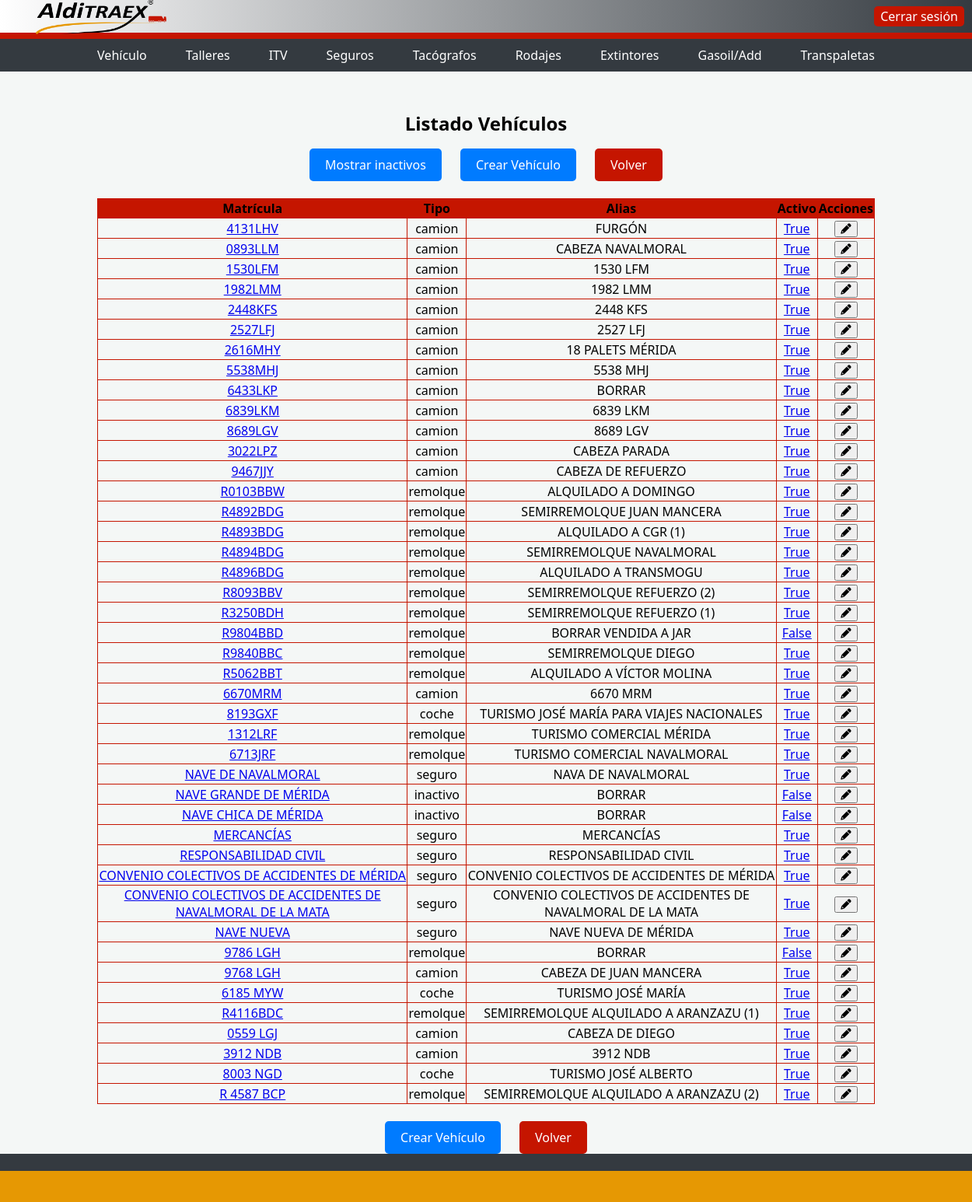
The app's page /vehiculos_todos with its own data.
### models.py (models this page shows, shortened)
class Vehiculo(db.Base):
    __tablename__ = "vehiculo"
    id = Column(Integer, primary_key=True, autoincrement=True, nullable=False)
    matricula = Column(String(200), nullable=False)
    alias = Column(String(200), nullable=False)
    tipo = Column(String(20))
    doc_ficha = Column(String(200))
    doc_permiso = Column(String(200))
    activo = Column(Boolean, default=False)

### vehiculos/vehiculos.py (the view)
    @app.route('/vehiculos_todos')
    def lista_vehiculos_todos():
        todos_vehiculos = db.session.query(Vehiculo).all()
        return render_template('vehiculos.html', lista_vehiculos=todos_vehiculos)

### db.py (called while the page is built, shortened)
@event.listens_for(engine, "connect")
def _sqlite_varios_procesos(dbapi_connection, connection_record):
    cursor = dbapi_connection.cursor()
    cursor.execute("PRAGMA journal_mode=WAL")
    cursor.fetchone()
    cursor.execute("PRAGMA busy_timeout=30000")
    cursor.close()

def close_session(error=None):
    if not has_request_context():
        return

    def __getattr__(self, name):
        if has_request_context():
            if 'db_session' not in g:
                g.db_session = Session()
                logger.info("Nueva sesion de BD creada para el request")
            return getattr(g.db_session, name)
        temp_session = Session()
        try:
            return getattr(temp_session, name)
        finally:
            temp_session.close()

### main.py (called while the page is built, shortened)
@app.before_request
def aplicar_permisos_usuario():
    if not current_user.is_authenticated:
        return None

### templates/vehiculos.html (shortened to what this page needs)
<!DOCTYPE html>
<html lang="es">
<head>
    <link rel="stylesheet" href="https://unpkg.com/swiper/swiper-bundle.min.css" />
    <link rel="stylesheet" href="https://cdnjs.cloudflare.com/ajax/libs/font-awesome/6.0.0-beta3/css/all.min.css">
    <link rel="stylesheet" href="{{ url_for('static', filename='main.css') }}">
</head>
<body>
    <div class="top-bar">
       <img src="{{ url_for('static', filename='logo.png') }}" alt="Logo de la empresa">
        <a href="/logout" class="top-button">Cerrar sesión</a>
    </div>
    <div class="nav-bar">
        <a href="/vehiculos">Vehículo</a>
        <a href="/talleres">Talleres</a>
        <a href="/itv">ITV</a>
        <a href="/seguros">Seguros</a>
        <a href="/tacografos">Tacógrafos</a>
        <a href="/rodajes">Rodajes</a>
        <a href="/extintores">Extintores</a>
        <a href="/selector">Gasoil/Add</a>
        <a href="/transpaletas">Transpaletas</a>
    </div>
    <div class="container">
        <h1>Listado Vehículos</h1>
        <a class="button" href="/vehiculos_todos">Mostrar inactivos</a>
	<a class="button" href="/formulario_vehiculos">Crear Vehículo</a>
        <a class="button_red" href="/index">Volver</a>
        <table>
            <thead>
                <tr>
                    <th>Matrícula</th>
                    <th>Tipo</th>
                    <th>Alias</th>
                    <th>Activo</th>
                    <th>Acciones</th>
                </tr>
            </thead>
            <tbody>
                {% for vehiculo in lista_vehiculos %}
                <tr>
                    <td><a href="/ficha/{{ vehiculo.id }}">{{ vehiculo.matricula }}</a></td>
                    <td>{{ vehiculo.tipo }}</td>
                    <td>{{ vehiculo.alias }}</td>
                    <td><a href="/inactivo_vehiculo/{{ vehiculo.id }}" onclick="return confirmarInactividad();">{{ vehiculo.activo }}</a></td>
                    <td><a href="/form_editar_vehiculo/{{ vehiculo.id }}">
                        <button type="submit" class="boton-editar"><i class="fas fa-pencil-alt"></i></button></a></td>
                </tr>
                {% endfor %}
            </tbody>
        </table>
        <br>
        <a class="button" href="/formulario_vehiculos">Crear Vehículo</a>
        <a class="button_red" href="/index">Volver</a>
    </div>
    <footer>
        <div class="banda-roja"></div>
    </footer>
</body>
</html>

### static/main.css (style rules this page uses)
body { font-family: Arial, sans-serif; margin: 0; padding: 0; background-color: white; width: 100%; height: 50vh; height: 100vh; }
.top-bar { background-color: white; height: 140px; width: 100%; display: flex; justify-content: center; align-items: center; border-bottom: 8px solid #c51500; }
.top-button { position: absolute; top: 100; right: 0; margin: 10px; }
.container { text-align: center; margin-top: 50px; justify-content: center; }
img { width: 400px; height: 120px; }
h1 { margin-top: 20px; font-size: 24px; }
.button { display: inline-block; padding: 10px 20px; margin: 0 10px; background-color: #007bff; color: #fff; text-decoration: none; border-radius: 5px; }
.button_red { display: inline-block; padding: 10px 20px; margin: 0 10px; background-color: #c51500; color: #fff; text-decoration: none; border-radius: 5px; }
tbody { text-align: center; margin-top: 50px; justify-content: center; }
table { text-align: center; margin-top: 50px; justify-content: center; margin: 0 auto; border: 1px solid black; border-collapse: collapse; width: 1000px }
td { text-align: center; margin-top: 50px; justify-content: center; margin: 10 auto; border: 1px solid black; border-collapse: collapse; margin-left: 10px; }
th { text-align: center; margin-top: 50px; justify-content: center; margin: 10 auto; border: 1px solid black; border-collapse: collapse; background-color: #c51500; }
.banda-roja { background-color: #e69803; color: white; padding: 20px; text-align: center; position: fixed; bottom: 0; left: 0; width: 100%; }
td, th { border: 1px solid #c51500; }

### templates/vehiculos.html (style rules this page uses)
body { font-family: 'Segoe UI', Tahoma, Geneva, Verdana, sans-serif; background-color: #f4f7f6; margin: 0; padding: 0; }
.top-bar { display: flex; justify-content: space-between; align-items: center; padding: 2px 30px; background: linear-gradient(to right, #ffffff, #343a40); color: white; height: 50px; box-sizing: border-box; border-bottom: 8px solid #c51500; }
.top-bar img { width: 200px; height: 45px; object-fit: contain; }
.top-button { padding: 2px 8px; background-color: #c51500; color: white; text-decoration: none; border-radius: 5px; transition: background-color 0.3s; }
.nav-bar { background-color: #343a40; padding: 5px 30px; display: flex; justify-content: center; gap: 20px; }
.nav-bar a { color: white; text-decoration: none; font-size: 16px; padding: 5px 15px; border-radius: 5px; transition: background-color 0.3s; }
footer { padding: 20px; background-color: #343a40; color: white; text-align: center; width: 100%; }

### records on screen
Vehiculo: matricula "4131LHV", tipo "camion", alias "FURGÓN", activo "True"
Vehiculo: matricula "0893LLM", tipo "camion", alias "CABEZA NAVALMORAL", activo "True"
Vehiculo: matricula "1530LFM", tipo "camion", alias "1530 LFM", activo "True"
Vehiculo: matricula "1982LMM", tipo "camion", alias "1982 LMM", activo "True"
Vehiculo: matricula "2448KFS", tipo "camion", alias "2448 KFS", activo "True"
Vehiculo: matricula "2527LFJ", tipo "camion", alias "2527 LFJ", activo "True"
Vehiculo: matricula "2616MHY", tipo "camion", alias "18 PALETS MÉRIDA", activo "True"
Vehiculo: matricula "5538MHJ", tipo "camion", alias "5538 MHJ", activo "True"
Vehiculo: matricula "6433LKP", tipo "camion", alias "BORRAR", activo "True"
Vehiculo: matricula "6839LKM", tipo "camion", alias "6839 LKM", activo "True"
Vehiculo: matricula "8689LGV", tipo "camion", alias "8689 LGV", activo "True"
Vehiculo: matricula "3022LPZ", tipo "camion", alias "CABEZA PARADA", activo "True"
Vehiculo: matricula "9467JJY", tipo "camion", alias "CABEZA DE REFUERZO", activo "True"
Vehiculo: matricula "R0103BBW", tipo "remolque", alias "ALQUILADO A DOMINGO", activo "True"
Vehiculo: matricula "R4892BDG", tipo "remolque", alias "SEMIRREMOLQUE JUAN MANCERA", activo "True"
Vehiculo: matricula "R4893BDG", tipo "remolque", alias "ALQUILADO A CGR (1)", activo "True"
Vehiculo: matricula "R4894BDG", tipo "remolque", alias "SEMIRREMOLQUE NAVALMORAL", activo "True"
Vehiculo: matricula "R4896BDG", tipo "remolque", alias "ALQUILADO A TRANSMOGU", activo "True"
Vehiculo: matricula "R8093BBV", tipo "remolque", alias "SEMIRREMOLQUE REFUERZO (2)", activo "True"
Vehiculo: matricula "R3250BDH", tipo "remolque", alias "SEMIRREMOLQUE REFUERZO (1)", activo "True"
Vehiculo: matricula "R9804BBD", tipo "remolque", alias "BORRAR VENDIDA A JAR", activo "False"
Vehiculo: matricula "R9840BBC", tipo "remolque", alias "SEMIRREMOLQUE DIEGO", activo "True"
Vehiculo: matricula "R5062BBT", tipo "remolque", alias "ALQUILADO A VÍCTOR MOLINA", activo "True"
Vehiculo: matricula "6670MRM", tipo "camion", alias "6670 MRM", activo "True"
Vehiculo: matricula "8193GXF", tipo "coche", alias "TURISMO JOSÉ MARÍA PARA VIAJES NACIONALES", activo "True"
Vehiculo: matricula "1312LRF", tipo "remolque", alias "TURISMO COMERCIAL MÉRIDA", activo "True"
Vehiculo: matricula "6713JRF", tipo "remolque", alias "TURISMO COMERCIAL NAVALMORAL", activo "True"
Vehiculo: matricula "NAVE DE NAVALMORAL", tipo "seguro", alias "NAVA DE NAVALMORAL", activo "True"
Vehiculo: matricula "NAVE GRANDE DE MÉRIDA", tipo "inactivo", alias "BORRAR", activo "False"
Vehiculo: matricula "NAVE CHICA DE MÉRIDA", tipo "inactivo", alias "BORRAR", activo "False"
Vehiculo: matricula "MERCANCÍAS", tipo "seguro", alias "MERCANCÍAS", activo "True"
Vehiculo: matricula "RESPONSABILIDAD CIVIL", tipo "seguro", alias "RESPONSABILIDAD CIVIL", activo "True"
Vehiculo: matricula "CONVENIO COLECTIVOS DE ACCIDENTES DE MÉRIDA", tipo "seguro", alias "CONVENIO COLECTIVOS DE ACCIDENTES DE MÉRIDA", activo "True"
Vehiculo: matricula "CONVENIO COLECTIVOS DE ACCIDENTES DE NAVALMORAL DE LA MATA", tipo "seguro", alias "CONVENIO COLECTIVOS DE ACCIDENTES DE NAVALMORAL DE LA MATA", activo "True"
Vehiculo: matricula "NAVE NUEVA", tipo "seguro", alias "NAVE NUEVA DE MÉRIDA", activo "True"
Vehiculo: matricula "9786 LGH", tipo "remolque", alias "BORRAR", activo "False"
Vehiculo: matricula "9768 LGH", tipo "camion", alias "CABEZA DE JUAN MANCERA", activo "True"
Vehiculo: matricula "6185 MYW", tipo "coche", alias "TURISMO JOSÉ MARÍA", activo "True"
Vehiculo: matricula "R4116BDC", tipo "remolque", alias "SEMIRREMOLQUE ALQUILADO A ARANZAZU (1)", activo "True"
Vehiculo: matricula "0559 LGJ", tipo "camion", alias "CABEZA DE DIEGO", activo "True"
Vehiculo: matricula "3912 NDB", tipo "camion", alias "3912 NDB", activo "True"
Vehiculo: matricula "8003 NGD", tipo "coche", alias "TURISMO JOSÉ ALBERTO", activo "True"
Vehiculo: matricula "R 4587 BCP", tipo "remolque", alias "SEMIRREMOLQUE ALQUILADO A ARANZAZU (2)", activo "True"
